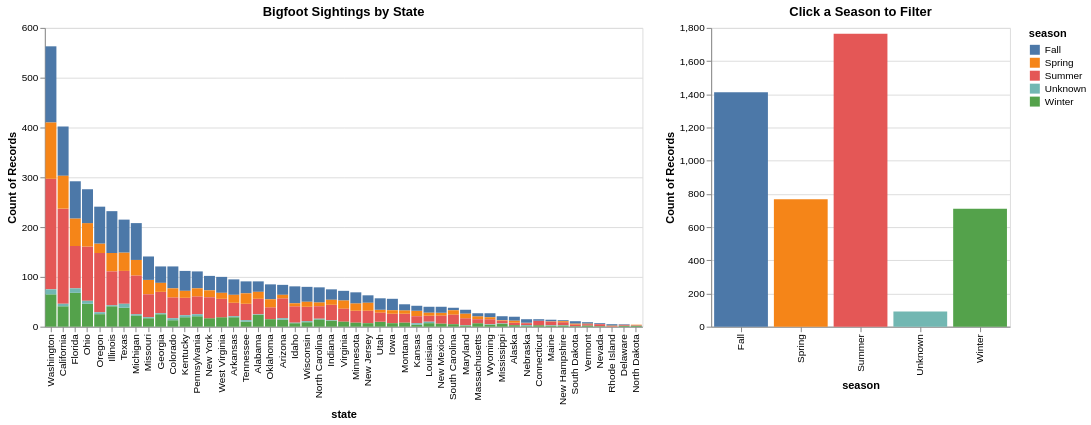

This figure's notebook cell:
### Code cell
# add a click selection on season
click = alt.selection_point(fields=['season'])

chart1 = alt.Chart(df_subset).mark_bar().encode(
    alt.X('state:N', sort='-y'),
    alt.Y('count()'),
    alt.Color('season:N')
).properties(
    title='Bigfoot Sightings by State',
    width=600,
    height=300
).transform_filter(
    click
)

chart2 = alt.Chart(df_subset).mark_bar().encode(
    alt.X('season:N'),
    alt.Y('count()'),
    alt.Color('season:N')
).properties(
    title='Click a Season to Filter',
    width=300,
    height=300
).add_params(
    click
)

chart = chart1 | chart2

chart

### Figure 1 — Vega-Lite specification as saved in the notebook (floating-point values rounded to 4 significant figures; data arrays with more than 128 entries replaced by an {"elided": "..."} marker saying what was removed)
{"config": {"view": {"continuousWidth": 300, "continuousHeight": 300}}, "hconcat": [{"mark": {"type": "bar"}, "encoding": {"color": {"field": "season", "type": "nominal"}, "x": {"field": "state", "sort": "-y", "type": "nominal"}, "y": {"aggregate": "count", "type": "quantitative"}}, "height": 300, "title": "Bigfoot Sightings by State", "transform": [{"filter": {"param": "param_1"}}], "width": 600}, {"mark": {"type": "bar"}, "encoding": {"color": {"field": "season", "type": "nominal"}, "x": {"field": "season", "type": "nominal"}, "y": {"aggregate": "count", "type": "quantitative"}}, "height": 300, "name": "view_1", "title": "Click a Season to Filter", "width": 300}], "data": {"name": "data-e940a45ff67cb2dcbb1f3927fe8b01ef"}, "params": [{"name": "param_1", "select": {"type": "point", "fields": ["season"]}, "views": ["view_1"]}], "$schema": "https://vega.github.io/schema/vega-lite/v5.8.0.json", "datasets": {"data-e940a45ff67cb2dcbb1f3927fe8b01ef": {"elided": "4747 records"}}}
